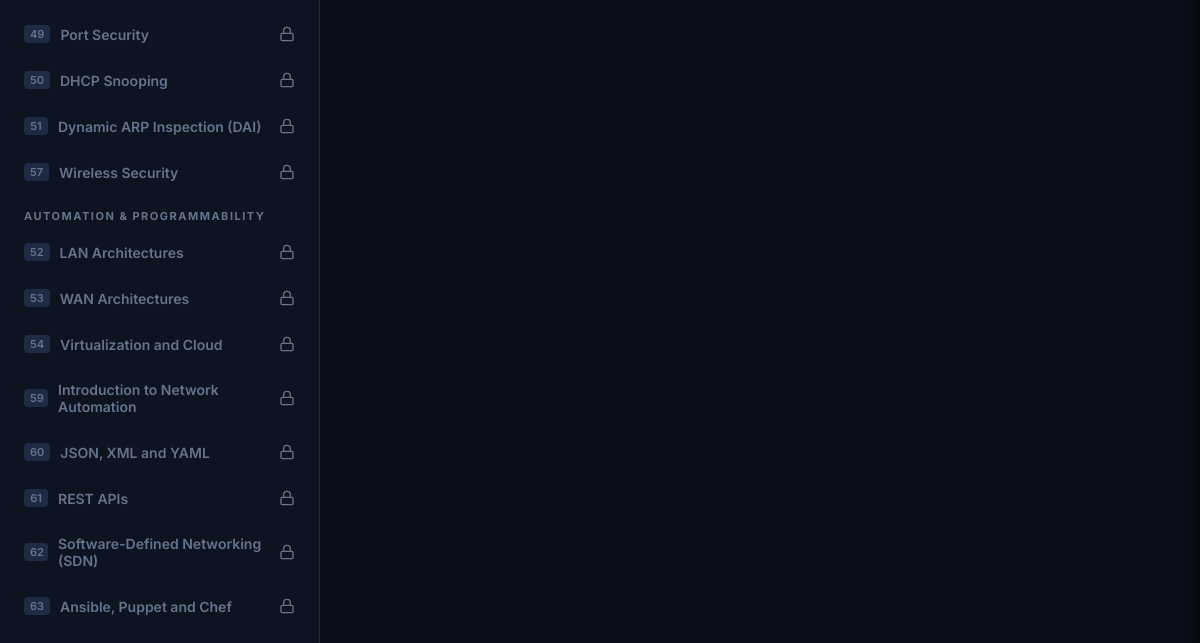
Page /mock-exam/active/ (signed in, lower part) on the earlier database version.
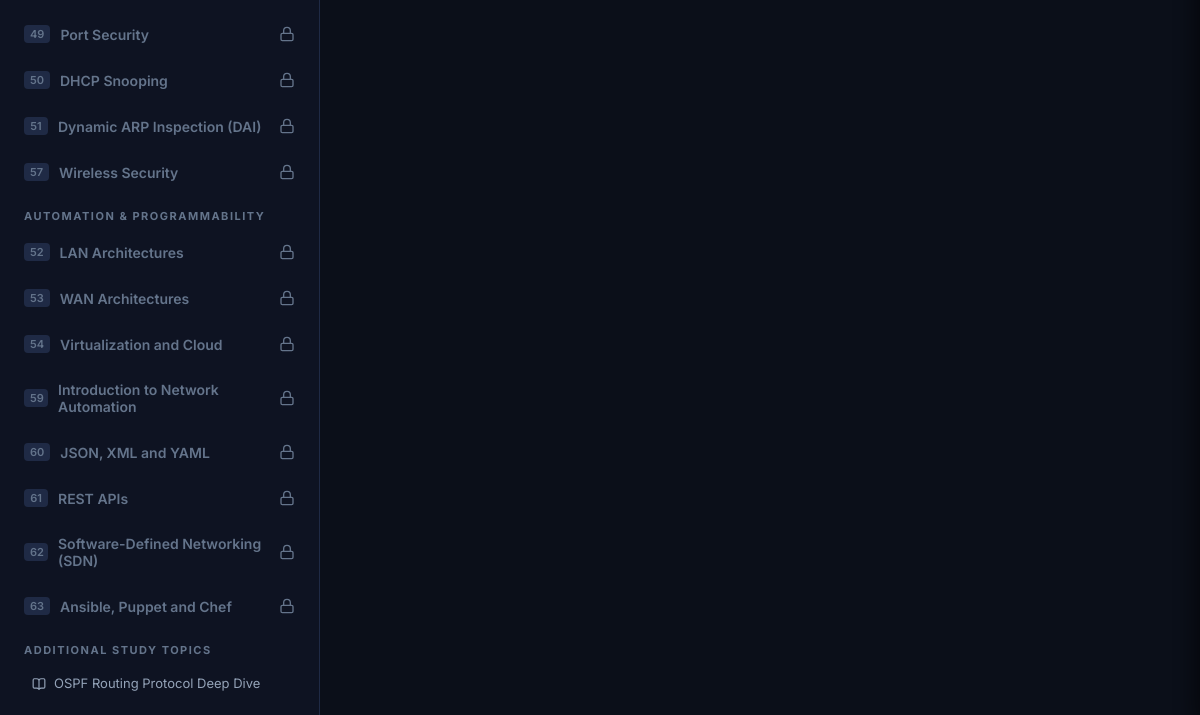
Same page on the later database version.
### core/models.py (models this page shows, shortened)
class Topic(models.Model):
    id = models.IntegerField(primary_key=True)
    domain = models.ForeignKey(Domain, on_delete=models.CASCADE, related_name='topics')
    title = models.CharField(max_length=200)
    objectives = models.JSONField(default=list)  # list of strings
    lesson_content = models.TextField()  # markdown
    class Meta:
        ordering = ['id']

class Domain(models.Model):
    name = models.CharField(max_length=100, unique=True)

class AdditionalTopic(models.Model):
    title = models.CharField(max_length=200)
    content = models.TextField(help_text="Paragraph content of the additional topic (supports markdown)")
    image1 = models.ImageField(upload_to='additional_topics/', blank=True, null=True)
    image2 = models.ImageField(upload_to='additional_topics/', blank=True, null=True)
    image3 = models.ImageField(upload_to='additional_topics/', blank=True, null=True)
    created_at = models.DateTimeField(auto_now_add=True)
    class Meta:
        ordering = ['created_at']

### core/views.py (the view)
# urls.py: path('mock-exam/active/', views.mock_exam_active_view, name='mock_exam_active'),
@login_required
def mock_exam_active_view(request):
    size = int(request.GET.get('size', 15))
    if size not in [15, 30, 60]:
        size = 15
    user = request.user
    if user.is_superuser or user.is_staff or (hasattr(user, 'profile') and user.profile.role == 'admin'):
        all_questions = list(Question.objects.select_related('topic').all())
    elif hasattr(user, 'profile'):
        profile = user.profile
        if profile.unlock_all_topics:
            all_questions = list(Question.objects.select_related('topic').all())
        else:
            all_questions = list(Question.objects.filter(topic_id__in=profile.allowed_topics).select_related('topic').all())
            if len(all_questions) < size:
                all_questions = list(Question.objects.select_related('topic').all())
    else:
        all_questions = list(Question.objects.select_related('topic').all())
    if len(all_questions) == 0:
        return redirect('mock_exam_setup')
    random.shuffle(all_questions)
    selected_questions = all_questions[:size]
    session_questions = []
    for q in selected_questions:
        session_questions.append({
            'id': q.id,
            'question': q.question_text,
            'options': q.options,
            'correctIndex': q.correct_index,
            'explanation': q.explanation,
            'topicId': q.topic.id,
            'topicTitle': q.topic.title
        })
    request.session['active_mock_exam'] = session_questions
    sidebar_domains = get_sidebar_data(request.user)
    context = {
        'questions_json': json.dumps(session_questions),
        'seconds_remaining': size * 90,  # 1.5 min per question
        'sidebar_domains': sidebar_domains,
        'active_page': 'mock_exam',
    }
    return render(request, 'core/mock_exam_active.html', context)

### core/context_processors.py (called while the page is built)
def additional_topics(request):
    return {
        'additional_topics': AdditionalTopic.objects.all().order_by('created_at')
    }

### core/models.py (called while the page is built)
    def has_access_to_topic(self, topic_id):
        if self.role == 'admin':
            return True
        if self.unlock_all_topics:
            return True
        try:
            return int(topic_id) in (self.allowed_topics or [])
        except (ValueError, TypeError):
            return False

### core/templates/core/mock_exam_active.html (shortened to what this page needs)
{% extends 'core/base.html' %}

### core/templates/core/base.html (shortened to what this page needs)
{% load static %}
<!DOCTYPE html>
<html lang="en" data-theme="dark">
<head>
  <link rel="stylesheet" href="{% static 'core/styles.css' %}">
</head>
<body>
  <div class="app-container">
    <aside class="sidebar" id="sidebar">
      <nav class="navigation">
        <div class="nav-list" id="navList">
          {% if user.is_authenticated %}
            {% for domain in sidebar_domains %}
              <div class="nav-section-title">{{ domain.name|upper }}</div>
              {% for topic in domain.topics %}
                <div class="chapter-item {% if active_page == 'lesson' or active_page == 'quiz' %}{% if topic.id == current_topic_id %}expanded{% endif %}{% endif %}" id="chapter-{{ topic.id }}" data-title="{{ topic.title }}">
                  <div class="chapter-header">
                    <div class="chapter-title-container">
                      <span class="chapter-number">{{ topic.id }}</span>
                      <span {% if topic.locked %}style="color: var(--text-muted);"{% endif %}>{{ topic.title }}</span>
                    </div>
                    {% if topic.locked %}
                      <i data-lucide="lock" class="chapter-chevron" style="color: var(--text-muted); transform: none !important;"></i>
                    {% else %}
                      <i data-lucide="chevron-right" class="chapter-chevron"></i>
                    {% endif %}
                  </div>
                </div>
              {% endfor %}
            {% endfor %}
            {% if additional_topics %}
              <div class="nav-section-title">ADDITIONAL STUDY TOPICS</div>
              {% for atopic in additional_topics %}
                <a href="{% url 'additional_topic_detail' atopic.id %}" class="nav-sub-item " style="padding-left: 20px; text-decoration: none;">
                  <span><i data-lucide="book-open" class="sub-item-icon"></i>{{ atopic.title }}</span>
                </a>
              {% endfor %}
            {% endif %}
          {% endif %}
        </div>
      </nav>
    </aside>
    <main class="workspace">
      <div class="viewport" id="viewport">
      </div>
    </main>
  </div>
</body>
</html>

Differences in the rows shown:
added AdditionalTopic: title "OSPF Routing Protocol Deep Dive"
Other differences:
text now shown: "ADDITIONAL STUDY TOPICS"
